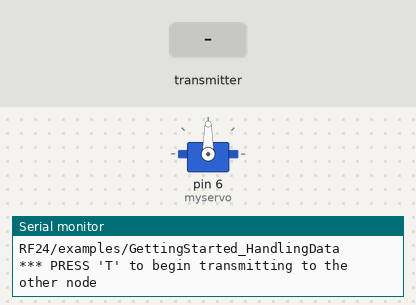
Simulated run of this sketch. Board: Arduino Uno, built with avr-gcc and run on an emulated ATmega328P. Shown: servo, the last lines printed to the serial monitor. The inputs (shaded band) are chosen by the test bench. No radio packets arrive unless stated.

Above: at 1.2 s.
1.3 s: the transmitter starts sending servo_value = 45
At 2.4 s:
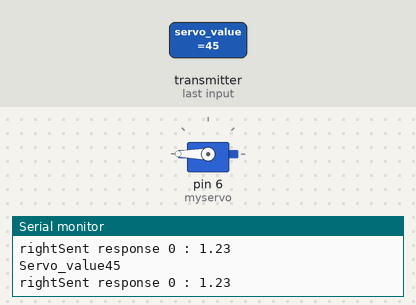
Timing chart, 0 to 4.3 s (numbered marks = the images above; inputs shaded):
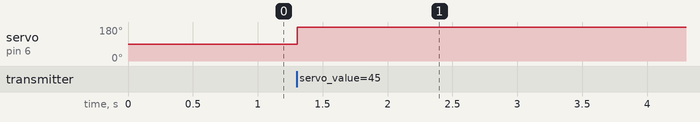

The sketch:

receiver_v2.ino
```cpp
/*
* Getting Started example sketch for nRF24L01+ radios
* This is an example of how to send data from one node to another using data structures
* Updated: Dec 2014 by TMRh20
*/

#include <SPI.h>
#include "RF24.h"
#include <Servo.h>

byte addresses[][6] = {"1Node","2Node"};


/****************** User Config ***************************/
/***      Set this radio as radio number 0 or 1         ***/
bool radioNumber = 0;

/* Hardware configuration: Set up nRF24L01 radio on SPI bus plus pins 7 & 8 */
RF24 radio(2,3);
/**********************************************************/
Servo myservo;

/**
* Create a data structure for transmitting and receiving data
* This allows many variables to be easily sent and received in a single transmission
* See http://www.cplusplus.com/doc/tutorial/structures/
*/
struct dataStruct{
  unsigned long _micros;
  float value;
  int servo_value;
}myData;

void setup() {

  Serial.begin(115200);
  Serial.println(F("RF24/examples/GettingStarted_HandlingData"));
  Serial.println(F("*** PRESS 'T' to begin transmitting to the other node"));

  radio.begin();

  // Set the PA Level low to prevent power supply related issues since this is a
 // getting_started sketch, and the likelihood of close proximity of the devices. RF24_PA_MAX is default.
  radio.setPALevel(RF24_PA_LOW);

  // Open a writing and reading pipe on each radio, with opposite addresses
  if(radioNumber){
    radio.openWritingPipe(addresses[1]);
    radio.openReadingPipe(1,addresses[0]);
  }else{
    radio.openWritingPipe(addresses[0]);
    radio.openReadingPipe(1,addresses[1]);
  }
  myservo.attach(6);
  myData.value = 1.22;
  myData.servo_value = 0;
  // Start the radio listening for data
  radio.startListening();
}


void loop() {


if( radio.available()){
                                                       // Variable for the received timestamp
  while (radio.available()) {                          // While there is data ready
    radio.read( &myData, sizeof(myData) );             // Get the payload
  }

  radio.stopListening();                               // First, stop listening so we can talk
  myData.value += 0.01;                               // Increment the float value
  radio.write( &myData, sizeof(myData) );              // Send the final one back.
  radio.startListening();                              // Now, resume listening so we catch the next packets.
  Serial.print(F("Sent response "));
  Serial.print(myData._micros);
  Serial.print(F(" : "));
  Serial.println(myData.value);
  Serial.print(F("Servo_value"));
  Serial.println(myData.servo_value);

  if (myData.servo_value > 0) {
    Serial.print("right");
    myservo.write(180);
  }
  if(myData.servo_value < 0) {
    Serial.print("left");
    myservo.write(0);
  }


}


}
```

Measured:
- after the input at 1.3 s, servo on pin 6 (myservo): 90° → 180° at once
